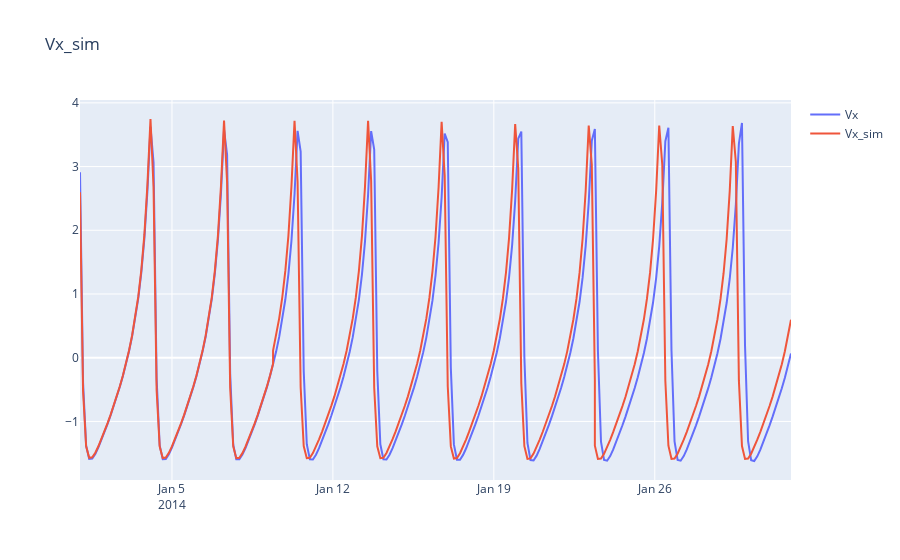

Source (notebook cell):
### Markdown cell above
### 2.4.5 Скорость по оси X

### Code cell
plotly_df(df_for_graph, ['Vx', 'Vx_sim'])

### Figure 1 — Plotly figure (JSON) as saved in the notebook; plotly's stock layout.template omitted (floating-point values rounded to 4 significant figures; data arrays with more than 128 entries replaced by an {"elided": "..."} marker saying what was removed)
{"data": [{"mode": "lines", "name": "Vx", "type": "scatter", "x": {"elided": "235 str values"}, "y": {"elided": "235 float values"}}, {"mode": "lines", "name": "Vx_sim", "type": "scatter", "x": {"elided": "235 str values"}, "y": {"elided": "235 float values"}}], "layout": {"title": {"text": "Vx_sim"}}}
